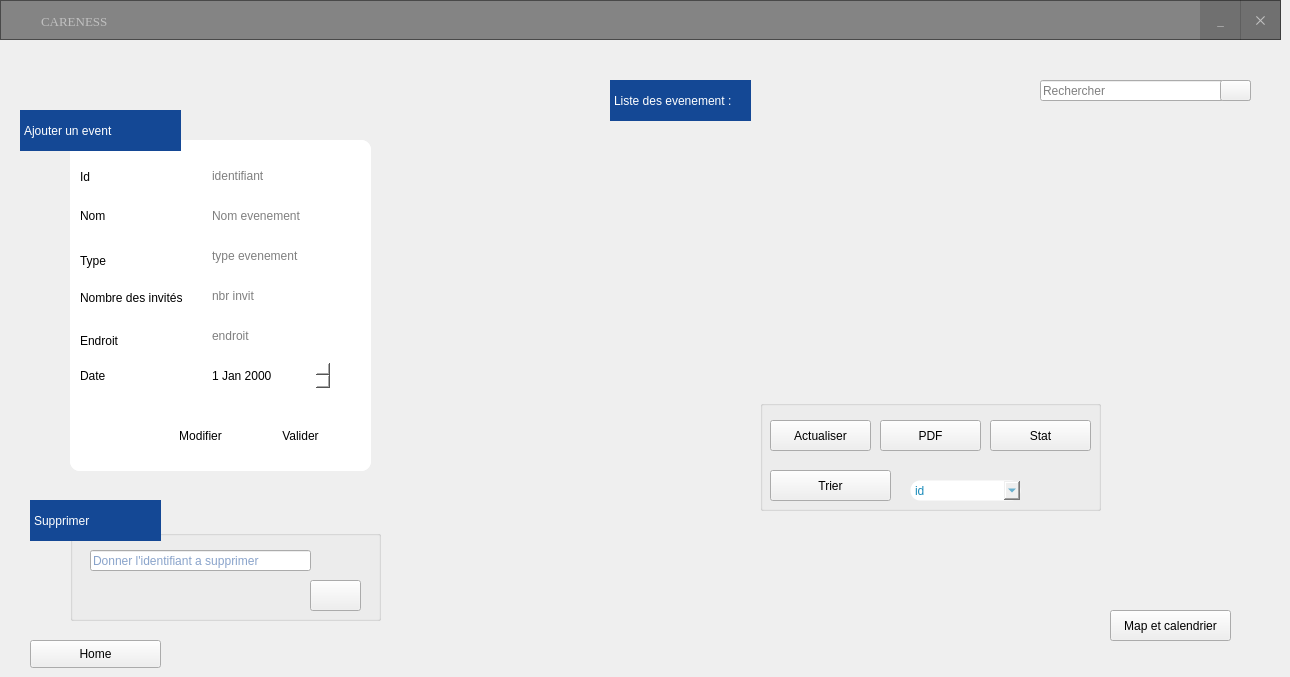
    <widget class="QWidget" name="page_5">
     <widget class="QPushButton" name="BRE">
      <property name="geometry">
       <rect>
        <x>1220</x>
        <y>80</y>
        <width>31</width>
        <height>21</height>
       </rect>
      </property>
      <property name="styleSheet">
       <string notr="true"/>
      </property>
      <property name="text">
       <string/>
      </property>
      <property name="icon">
       <iconset resource="Resources.qrc">
        <normaloff>:/new/prefix1/images/loupe.png</normaloff>:/new/prefix1/images/loupe.png</iconset>
      </property>
     </widget>
     <widget class="QLabel" name="label_52">
      <property name="geometry">
       <rect>
        <x>30</x>
        <y>500</y>
        <width>131</width>
        <height>41</height>
       </rect>
      </property>
      <property name="styleSheet">
       <string notr="true">QLabel{
    border: 1px solid transparent ;	
	color: rgb(255, 255, 255);
	font: 75 12pt &quot;Times New Roman&quot;;
	background-color: rgb(20, 72, 149);
}</string>
      </property>
      <property name="text">
       <string>Supprimer</string>
      </property>
     </widget>
     <widget class="QFrame" name="frame_7">
      <property name="geometry">
       <rect>
        <x>0</x>
        <y>0</y>
        <width>1281</width>
        <height>40</height>
       </rect>
      </property>
      <property name="cursor">
       <cursorShape>ArrowCursor</cursorShape>
      </property>
      <property name="styleSheet">
       <string notr="true">QFrame{
background:rgba(0,0,0,0.45);
}

QFrame:hover{
background:rgba(0,0,0,0.50);
}

QPushButton{
color:silver;
}

QPushButton:hover{
color:white;
}</string>
      </property>
      <property name="frameShape">
       <enum>QFrame::StyledPanel</enum>
      </property>
      <property name="frameShadow">
       <enum>QFrame::Raised</enum>
      </property>
      <widget class="QLabel" name="label_53">
       <property name="geometry">
        <rect>
         <x>41</x>
         <y>11</y>
         <width>141</width>
         <height>21</height>
        </rect>
       </property>
       <property name="font">
        <font>
         <family>Times New Roman</family>
         <pointsize>10</pointsize>
         <weight>9</weight>
         <italic>false</italic>
         <bold>false</bold>
        </font>
       </property>
       <property name="styleSheet">
        <string notr="true">
color:silver;
background:transparent;</string>
       </property>
       <property name="text">
        <string>CARENESS</string>
       </property>
      </widget>
      <widget class="QPushButton" name="btn_minimize_6">
       <property name="geometry">
        <rect>
         <x>1200</x>
         <y>0</y>
         <width>41</width>
         <height>40</height>
        </rect>
       </property>
       <property name="font">
        <font>
         <family>Times New Roman</family>
         <pointsize>10</pointsize>
         <weight>9</weight>
         <italic>false</italic>
         <bold>false</bold>
         <underline>false</underline>
        </font>
       </property>
       <property name="cursor">
        <cursorShape>PointingHandCursor</cursorShape>
       </property>
       <property name="styleSheet">
        <string notr="true">QPushButton{
background:rgba(0, 0, 0,0.15);
border-radius:none;
}


QPushButton:hover{
background:rgba(0, 0, 0,0.6)
}</string>
       </property>
       <property name="text">
        <string>_</string>
       </property>
      </widget>
      <widget class="QPushButton" name="btn_close_6">
       <property name="geometry">
        <rect>
         <x>1240</x>
         <y>0</y>
         <width>41</width>
         <height>40</height>
        </rect>
       </property>
       <property name="font">
        <font>
         <family>Times New Roman</family>
         <pointsize>10</pointsize>
         <weight>9</weight>
         <italic>false</italic>
         <bold>false</bold>
        </font>
       </property>
       <property name="cursor">
        <cursorShape>PointingHandCursor</cursorShape>
       </property>
       <property name="styleSheet">
        <string notr="true">QPushButton{
background:rgba(0, 0, 0,0.15);
color:silver;

border-radius:none;
}


QPushButton:hover{
background:red;
color:white
}</string>
       </property>
       <property name="text">
        <string>✕</string>
       </property>
      </widget>
      <widget class="QLabel" name="label_57">
       <property name="geometry">
        <rect>
         <x>10</x>
         <y>0</y>
         <width>31</width>
         <height>31</height>
        </rect>
       </property>
       <property name="styleSheet">
        <string notr="true">image: url(:/new/prefix1/images/Logo.png);
background:transparent;</string>
       </property>
       <property name="text">
        <string>&lt;html&gt;&lt;head/&gt;&lt;body&gt;&lt;p&gt;&lt;br/&gt;&lt;/p&gt;&lt;/body&gt;&lt;/html&gt;</string>
       </property>
      </widget>
     </widget>
     <widget class="QGroupBox" name="groupBox_12">
      <property name="geometry">
       <rect>
        <x>70</x>
        <y>530</y>
        <width>311</width>
        <height>91</height>
       </rect>
      </property>
      <property name="styleSheet">
       <string notr="true">color: rgb(20, 72, 149);
</string>
      </property>
      <property name="title">
       <string/>
      </property>
      <widget class="QLineEdit" name="idsupp_E">
       <property name="geometry">
        <rect>
         <x>20</x>
         <y>20</y>
         <width>221</width>
         <height>21</height>
        </rect>
       </property>
       <property name="styleSheet">
        <string notr="true"/>
       </property>
       <property name="placeholderText">
        <string>Donner l'identifiant a supprimer</string>
       </property>
      </widget>
      <widget class="QPushButton" name="supp_event">
       <property name="geometry">
        <rect>
         <x>240</x>
         <y>50</y>
         <width>51</width>
         <height>31</height>
        </rect>
       </property>
       <property name="styleSheet">
        <string notr="true">border-color: rgb(170, 0, 0);</string>
       </property>
       <property name="text">
        <string/>
       </property>
       <property name="icon">
        <iconset resource="Resources.qrc">
         <normaloff>:/new/prefix1/images/trash.png</normaloff>:/new/prefix1/images/trash.png</iconset>
       </property>
      </widget>
     </widget>
     <widget class="QLabel" name="label_58">
      <property name="geometry">
       <rect>
        <x>610</x>
        <y>80</y>
        <width>141</width>
        <height>41</height>
       </rect>
      </property>
      <property name="styleSheet">
       <string notr="true">QLabel{
    border: 1px solid transparent ;	
	color: rgb(255, 255, 255);
	font: 75 12pt &quot;Times New Roman&quot;;
	background-color: rgb(20, 72, 149);
}</string>
      </property>
      <property name="text">
       <string>Liste des evenement :</string>
      </property>
     </widget>
     <widget class="QLineEdit" name="RECHERCHESE">
      <property name="geometry">
       <rect>
        <x>1040</x>
        <y>80</y>
        <width>211</width>
        <height>21</height>
       </rect>
      </property>
      <property name="placeholderText">
       <string>Rechercher </string>
      </property>
     </widget>
     <widget class="QStackedWidget" name="stackedWidget_5">
      <property name="geometry">
       <rect>
        <x>70</x>
        <y>140</y>
        <width>301</width>
        <height>331</height>
       </rect>
      </property>
      <property name="styleSheet">
       <string notr="true">background-color: rgb(255, 255, 255);
border-radius:10px;</string>
      </property>
      <property name="currentIndex">
       <number>0</number>
      </property>
      <widget class="QWidget" name="page_16">
       <widget class="QLabel" name="label_59">
        <property name="geometry">
         <rect>
          <x>10</x>
          <y>60</y>
          <width>71</width>
          <height>31</height>
         </rect>
        </property>
        <property name="toolTip">
         <string>&lt;html&gt;&lt;head/&gt;&lt;body&gt;&lt;p align=&quot;center&quot;&gt;&lt;br/&gt;&lt;/p&gt;&lt;/body&gt;&lt;/html&gt;</string>
        </property>
        <property name="layoutDirection">
         <enum>Qt::LeftToRight</enum>
        </property>
        <property name="styleSheet">
         <string notr="true"/>
        </property>
        <property name="text">
         <string>Nom</string>
        </property>
       </widget>
       <widget class="QLineEdit" name="nomE">
        <property name="geometry">
         <rect>
          <x>140</x>
          <y>60</y>
          <width>121</width>
          <height>31</height>
         </rect>
        </property>
        <property name="toolTip">
         <string>nom</string>
        </property>
        <property name="styleSheet">
         <string notr="true"/>
        </property>
        <property name="text">
         <string/>
        </property>
        <property name="placeholderText">
         <string>Nom evenement</string>
        </property>
        <property name="clearButtonEnabled">
         <bool>false</bool>
        </property>
       </widget>
       <widget class="QLabel" name="label_60">
        <property name="geometry">
         <rect>
          <x>10</x>
          <y>110</y>
          <width>61</width>
          <height>21</height>
         </rect>
        </property>
        <property name="styleSheet">
         <string notr="true"/>
        </property>
        <property name="text">
         <string>Type</string>
        </property>
        <property name="margin">
         <number>1</number>
        </property>
       </widget>
       <widget class="QPushButton" name="modifierE">
        <property name="geometry">
         <rect>
          <x>90</x>
          <y>280</y>
          <width>81</width>
          <height>31</height>
         </rect>
        </property>
        <property name="toolTip">
         <string>Annuler</string>
        </property>
        <property name="styleSheet">
         <string notr="true"/>
        </property>
        <property name="text">
         <string>Modifier</string>
        </property>
        <property name="icon">
         <iconset resource="Resources.qrc">
          <normaloff>:/new/prefix1/images/modifier.png</normaloff>:/new/prefix1/images/modifier.png</iconset>
        </property>
       </widget>
       <widget class="QPushButton" name="validevent">
        <property name="geometry">
         <rect>
          <x>190</x>
          <y>280</y>
          <width>81</width>
          <height>31</height>
         </rect>
        </property>
        <property name="toolTip">
         <string>Valider</string>
        </property>
        <property name="styleSheet">
         <string notr="true"/>
        </property>
        <property name="text">
         <string>Valider</string>
        </property>
        <property name="icon">
         <iconset resource="Resources.qrc">
          <normaloff>:/new/prefix1/images/check.png</normaloff>:/new/prefix1/images/check.png</iconset>
        </property>
       </widget>
       <widget class="QLabel" name="label_61">
        <property name="geometry">
         <rect>
          <x>10</x>
          <y>220</y>
          <width>71</width>
          <height>31</height>
         </rect>
        </property>
        <property name="toolTip">
         <string>&lt;html&gt;&lt;head/&gt;&lt;body&gt;&lt;p align=&quot;center&quot;&gt;&lt;br/&gt;&lt;/p&gt;&lt;/body&gt;&lt;/html&gt;</string>
        </property>
        <property name="layoutDirection">
         <enum>Qt::LeftToRight</enum>
        </property>
        <property name="styleSheet">
         <string notr="true"/>
        </property>
        <property name="text">
         <string>Date</string>
        </property>
       </widget>
       <widget class="QDateEdit" name="date_Event">
        <property name="geometry">
         <rect>
          <x>140</x>
          <y>220</y>
          <width>121</width>
          <height>31</height>
         </rect>
        </property>
       </widget>
       <widget class="QLabel" name="label_62">
        <property name="geometry">
         <rect>
          <x>10</x>
          <y>180</y>
          <width>111</width>
          <height>41</height>
         </rect>
        </property>
        <property name="toolTip">
         <string>&lt;html&gt;&lt;head/&gt;&lt;body&gt;&lt;p align=&quot;center&quot;&gt;&lt;br/&gt;&lt;/p&gt;&lt;/body&gt;&lt;/html&gt;</string>
        </property>
        <property name="layoutDirection">
         <enum>Qt::LeftToRight</enum>
        </property>
        <property name="styleSheet">
         <string notr="true"/>
        </property>
        <property name="text">
         <string>Endroit</string>
        </property>
       </widget>
       <widget class="QLineEdit" name="endroitE">
        <property name="geometry">
         <rect>
          <x>140</x>
          <y>180</y>
          <width>121</width>
          <height>31</height>
         </rect>
        </property>
        <property name="toolTip">
         <string>num de telephone</string>
        </property>
        <property name="styleSheet">
         <string notr="true"/>
        </property>
        <property name="text">
         <string/>
        </property>
        <property name="placeholderText">
         <string>endroit</string>
        </property>
        <property name="clearButtonEnabled">
         <bool>false</bool>
        </property>
       </widget>
       <widget class="QLabel" name="label_9">
        <property name="geometry">
         <rect>
          <x>10</x>
          <y>30</y>
          <width>47</width>
          <height>14</height>
         </rect>
        </property>
        <property name="text">
         <string>Id</string>
        </property>
       </widget>
       <widget class="QLineEdit" name="idE">
        <property name="geometry">
         <rect>
          <x>140</x>
          <y>20</y>
          <width>121</width>
          <height>31</height>
         </rect>
        </property>
        <property name="toolTip">
         <string>Id</string>
        </property>
        <property name="styleSheet">
         <string notr="true"/>
        </property>
        <property name="text">
         <string/>
        </property>
        <property name="placeholderText">
         <string>identifiant</string>
        </property>
        <property name="clearButtonEnabled">
         <bool>false</bool>
        </property>
       </widget>
       <widget class="QLabel" name="label_12">
        <property name="geometry">
         <rect>
          <x>10</x>
          <y>150</y>
          <width>111</width>
          <height>16</height>
         </rect>
        </property>
        <property name="text">
         <string>Nombre des invités</string>
        </property>
       </widget>
       <widget class="QLineEdit" name="nbrinvitE">
        <property name="geometry">
         <rect>
          <x>140</x>
          <y>140</y>
          <width>121</width>
          <height>31</height>
         </rect>
        </property>
        <property name="placeholderText">
         <string>nbr invit</string>
        </property>
       </widget>
       <widget class="QLineEdit" name="typeE">
        <property name="geometry">
         <rect>
          <x>140</x>
          <y>100</y>
          <width>121</width>
          <height>31</height>
         </rect>
        </property>
        <property name="placeholderText">
         <string>type evenement</string>
        </property>
       </widget>
      </widget>
     </widget>
     <widget class="QTableView" name="tabevent">
      <property name="geometry">
       <rect>
        <x>630</x>
        <y>110</y>
        <width>621</width>
        <height>281</height>
       </rect>
      </property>
      <property name="styleSheet">
       <string notr="true">background-color: transparent;</string>
      </property>
     </widget>
     <widget class="QLabel" name="label_63">
      <property name="geometry">
       <rect>
        <x>20</x>
        <y>110</y>
        <width>161</width>
        <height>41</height>
       </rect>
      </property>
      <property name="styleSheet">
       <string notr="true">QLabel{
    border: 1px solid transparent ;	
	color: rgb(255, 255, 255);
	font: 75 12pt &quot;Times New Roman&quot;;
	background-color: rgb(20, 72, 149);
}</string>
      </property>
      <property name="text">
       <string>Ajouter un event</string>
      </property>
     </widget>
     <widget class="QPushButton" name="RETOUR1">
      <property name="geometry">
       <rect>
        <x>30</x>
        <y>640</y>
        <width>131</width>
        <height>28</height>
       </rect>
      </property>
      <property name="text">
       <string>Home</string>
      </property>
      <property name="icon">
       <iconset resource="Resources.qrc">
        <normaloff>:/new/prefix1/images/fleche-petite-gauche.png</normaloff>:/new/prefix1/images/fleche-petite-gauche.png</iconset>
      </property>
     </widget>
     <widget class="QGroupBox" name="groupBox_6">
      <property name="geometry">
       <rect>
        <x>760</x>
        <y>400</y>
        <width>341</width>
        <height>111</height>
       </rect>
      </property>
      <property name="styleSheet">
       <string notr="true">QGroupBox{
color: rgb(20, 72, 149);
background-color: transparent;
}
QComboBox{
border-radius: 10px;
    border: 1px solid transparent;
	color: rgb(25, 139, 186);
}</string>
      </property>
      <property name="title">
       <string/>
      </property>
      <widget class="QPushButton" name="pushButton_valid_17">
       <property name="geometry">
        <rect>
         <x>10</x>
         <y>20</y>
         <width>101</width>
         <height>31</height>
        </rect>
       </property>
       <property name="toolTip">
        <string>Valider</string>
       </property>
       <property name="styleSheet">
        <string notr="true"/>
       </property>
       <property name="text">
        <string>Actualiser</string>
       </property>
       <property name="icon">
        <iconset resource="Resources.qrc">
         <normaloff>:/new/prefix1/images/actualiser.png</normaloff>:/new/prefix1/images/actualiser.png</iconset>
       </property>
      </widget>
      <widget class="QPushButton" name="pushButton_13">
       <property name="geometry">
        <rect>
         <x>120</x>
         <y>20</y>
         <width>101</width>
         <height>31</height>
        </rect>
       </property>
       <property name="text">
        <string>PDF</string>
       </property>
       <property name="icon">
        <iconset resource="Resources.qrc">
         <normaloff>:/new/prefix1/images/pdf.png</normaloff>:/new/prefix1/images/pdf.png</iconset>
       </property>
      </widget>
      <widget class="QPushButton" name="stats_2">
       <property name="geometry">
        <rect>
         <x>230</x>
         <y>20</y>
         <width>101</width>
         <height>31</height>
        </rect>
       </property>
       <property name="text">
        <string>Stat</string>
       </property>
       <property name="icon">
        <iconset resource="Resources.qrc">
         <normaloff>:/new/prefix1/images/stats.png</normaloff>:/new/prefix1/images/stats.png</iconset>
       </property>
      </widget>
      <widget class="QPushButton" name="pushButton_valid_19">
       <property name="geometry">
        <rect>
         <x>10</x>
         <y>70</y>
         <width>121</width>
         <height>31</height>
        </rect>
       </property>
       <property name="toolTip">
        <string>Valider</string>
       </property>
       <property name="styleSheet">
        <string notr="true"/>
       </property>
       <property name="text">
        <string>Trier</string>
       </property>
       <property name="icon">
        <iconset resource="Resources.qrc">
         <normaloff>:/new/prefix1/images/trier.png</normaloff>:/new/prefix1/images/trier.png</iconset>
       </property>
      </widget>
      <widget class="QComboBox" name="selectri_2">
       <property name="geometry">
        <rect>
         <x>150</x>
         <y>80</y>
         <width>111</width>
         <height>21</height>
        </rect>
       </property>
       <item>
        <property name="text">
         <string>id</string>
        </property>
       </item>
       <item>
        <property name="text">
         <string>nbrinvit</string>
        </property>
       </item>
      </widget>
     </widget>
     <widget class="QPushButton" name="pushButton_14">
      <property name="geometry">
       <rect>
        <x>1110</x>
        <y>610</y>
        <width>121</width>
        <height>31</height>
       </rect>
      </property>
      <property name="text">
       <string>Map et calendrier</string>
      </property>
      <property name="icon">
       <iconset resource="Resources.qrc">
        <normaloff>:/new/prefix1/images/evenement.png</normaloff>:/new/prefix1/images/evenement.png</iconset>
      </property>
     </widget>
     <zorder>RECHERCHESE</zorder>
     <zorder>BRE</zorder>
     <zorder>frame_7</zorder>
     <zorder>groupBox_12</zorder>
     <zorder>stackedWidget_5</zorder>
     <zorder>tabevent</zorder>
     <zorder>label_63</zorder>
     <zorder>RETOUR1</zorder>
     <zorder>label_52</zorder>
     <zorder>label_58</zorder>
     <zorder>groupBox_6</zorder>
     <zorder>pushButton_14</zorder>
    </widget>
